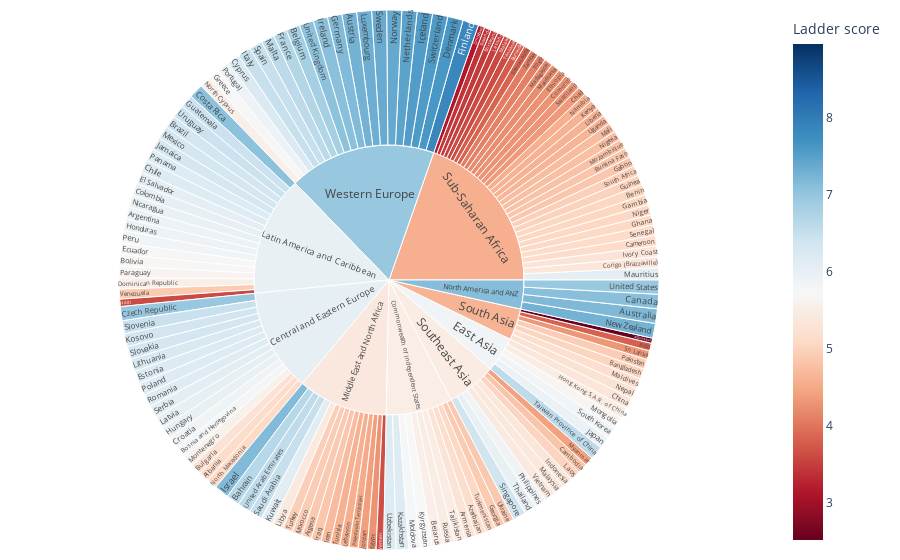

This figure's notebook cell:
### Markdown cell above
#### Data summary with plotly :

### Code cell
values = ['Ladder score','Healthy life expectancy']
fig = px.sunburst(df, path=['Regional indicator', 'Country name'], values='Ladder score',
                  color='Ladder score',
                  color_continuous_scale='RdBu',
                  color_continuous_midpoint=np.average(df['Ladder score'], weights=df['Ladder score']))
fig.update_layout(
    margin = dict(t=10, l=10, r=10, b=10)
)
fig.show()
pl.offline.plot(fig,filename='file.html')

### Figure 1 — Plotly figure (JSON) as saved in the notebook; plotly's stock layout.template omitted (floating-point values rounded to 4 significant figures; data arrays with more than 128 entries replaced by an {"elided": "..."} marker saying what was removed)
{"data": [{"branchvalues": "total", "customdata": {"elided": "159x1 float values"}, "domain": {"x": [0, 1], "y": [0, 1]}, "hovertemplate": "labels=%{label}<br>Ladder score_sum=%{value}<br>parent=%{parent}<br>id=%{id}<br>Ladder score=%{color}<extra></extra>", "ids": {"elided": "159 str values"}, "labels": {"elided": "159 str values"}, "marker": {"coloraxis": "coloraxis", "colors": {"elided": "159 float values"}}, "name": "", "parents": {"elided": "159 str values"}, "type": "sunburst", "values": {"elided": "159 float values"}}], "layout": {"coloraxis": {"cmid": 5.74, "colorbar": {"title": {"text": "Ladder score"}}, "colorscale": [[0, "rgb(103,0,31)"], [0.1, "rgb(178,24,43)"], [0.2, "rgb(214,96,77)"], [0.3, "rgb(244,165,130)"], [0.4, "rgb(253,219,199)"], [0.5, "rgb(247,247,247)"], [0.6, "rgb(209,229,240)"], [0.7, "rgb(146,197,222)"], [0.8, "rgb(67,147,195)"], [0.9, "rgb(33,102,172)"], [1, "rgb(5,48,97)"]]}, "legend": {"tracegroupgap": 0}, "margin": {"b": 10, "l": 10, "r": 10, "t": 10}}}
